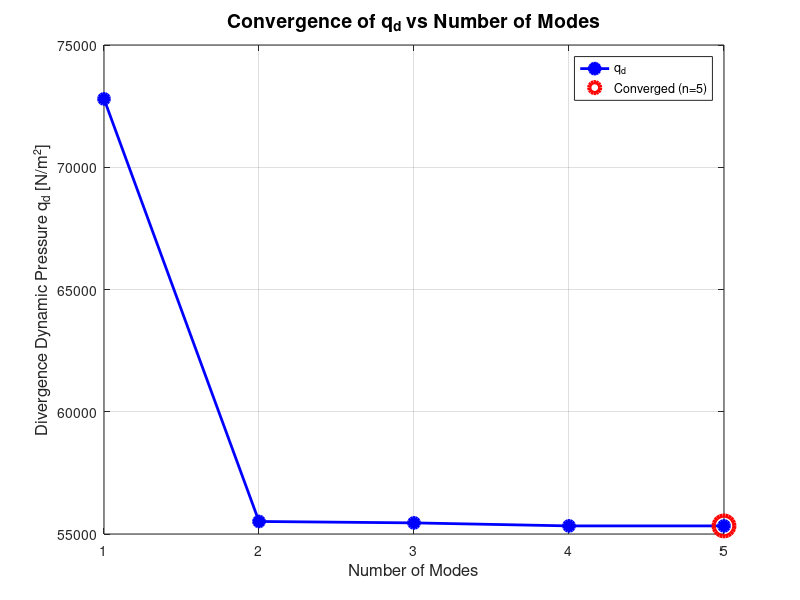

The MATLAB source for this figure:
% Clear all
clear; clc; close all;

%% Defining initial parameters
c_1 = 0.3;
c_2 = 0.4;
c_r = c_1 + c_2;
c_t = 1.75*c_1;
c_mean = (c_r + c_t)/2;
s = 2;
rho = 1.225;

% Lift distribution function
cl_alpha = @(eta) 2*pi .* sqrt(1 - eta.^2);
% Chord function
c = @(eta) c_r - (c_r - c_t).*eta;
% ec function
ec = @(eta) c(eta) - c_1 - 0.25.*c(eta);

% GJ constants
GJ_1 = 8500;
GJ_2 = 7500;
GJ = @(eta) (GJ_1 * (1 - 0.25.*eta)) .* (eta < 0.5) + ...
            (GJ_2 * (1 - 0.2.*eta)) .* (eta >= 0.5);

%% Part 1: Divergence dynamic pressure convergence study
n_max = 10;

% Cell arrays for mode functions and derivatives
f = cell(n_max, 1);
f_prime = cell(n_max, 1);

% Matrices to store results
q_div = zeros(1, n_max);
error_pct = zeros(1, n_max);

% Initialize convergence flag
converged = false;
n_converged = n_max;  % Initialize to n_max

% Create mode functions and derivatives
for i = 1:n_max
    f{i} = @(eta) i.*eta.^i;              % f_i = i*η^i
    f_prime{i} = @(eta) i.^2 .* eta.^(i-1); % f'_i = i^2*η^(i-1)
end

fprintf('========================================\n');
fprintf('CONVERGENCE STUDY\n');
fprintf('========================================\n');
fprintf('Mode\t\tq_d [N/m²]\t\tError [%%]\n');
fprintf('----\t\t----------\t\t----------\n');

% Try each mode function until convergence
for n = 1:n_max
    % Initialize stiffness matrices (n×n)
    E = zeros(n, n);
    K = zeros(n, n);
    
    % Build E and K matrices
    for i = 1:n
        for j = 1:n

            % E matrix: 
            integrand_E1 = @(eta) (GJ_1 * (1 - 0.25*eta)) .* ...
                                  f_prime{i}(eta) .* f_prime{j}(eta);
            E_part1 = integral(integrand_E1, 0, 0.5);
            
            integrand_E2 = @(eta) (GJ_2 * (1 - 0.2*eta)) .* ...
                                  f_prime{i}(eta) .* f_prime{j}(eta);
            E_part2 = integral(integrand_E2, 0.5, 1.0);
            
            E(i,j) = (s) * (E_part1 + E_part2);
            
            % K matrix: 
            integrand_K = @(eta) c(eta) .* ec(eta) .* cl_alpha(eta) .* ...
                                 f{i}(eta) .* f{j}(eta);
            K(i,j) = (-s) * integral(integrand_K, 0, 1);
        end
    end
    
    % Solve [E] + q[K] = 0
    eigenvalues = eig(E, -K);
    eigenvalues = sort(eigenvalues);
    q_div(n) = eigenvalues(1);
    
    % Display results
    if n == 1
        fprintf('%d\t\t%.2f\t\t--\n', n, q_div(n));
    else
        error_pct(n) = abs((q_div(n) - q_div(n-1)) / q_div(n)) * 100;
        fprintf('%d\t\t%.2f\t\t%.4f\n', n, q_div(n), error_pct(n));
        
        % Check convergence
        if error_pct(n) < 0.1
            fprintf('\n✓ CONVERGED at n=%d modes (error < 0.1%%)\n\n', n);
            converged = true;
            n_converged = n;
            break;
        end
    end
end

% Final results
fprintf('========================================\n');
fprintf('FINAL RESULTS\n');
fprintf('========================================\n');

if converged
    q_d_final = q_div(n_converged);
    fprintf('✓ Converged at: n = %d modes\n', n_converged);
    fprintf('Divergence Dynamic Pressure: q_d = %.2f N/m²\n', q_d_final);
    fprintf('Divergence Speed: U_d = %.2f m/s\n', sqrt(2*abs(q_d_final)/rho));
else
    fprintf('✗ Did NOT converge within %d modes\n', n_max);
    fprintf('Using last value: q_d = %.2f N/m² (n=%d)\n', q_div(n_max), n_max);
    q_d_final = q_div(n_max);
    n_converged = n_max;
end

% Plot convergence
figure('Position', [100, 100, 800, 500]);
plot(1:n_converged, q_div(1:n_converged), 'bo-', 'LineWidth', 2, 'MarkerSize', 8, 'MarkerFaceColor', 'b');
xlabel('Number of Modes', 'FontSize', 12);
ylabel('Divergence Dynamic Pressure q_d [N/m²]', 'FontSize', 12);
title('Convergence of q_d vs Number of Modes', 'FontSize', 14, 'FontWeight', 'bold');
grid on;

if converged
    hold on;
    plot(n_converged, q_d_final, 'ro', 'MarkerSize', 15, 'LineWidth', 3);
    legend('q_d', sprintf('Converged (n=%d)', n_converged), 'Location', 'best');
else
    title('q_d vs Number of Modes (NOT CONVERGED)', 'FontSize', 14, 'FontWeight', 'bold');
end


